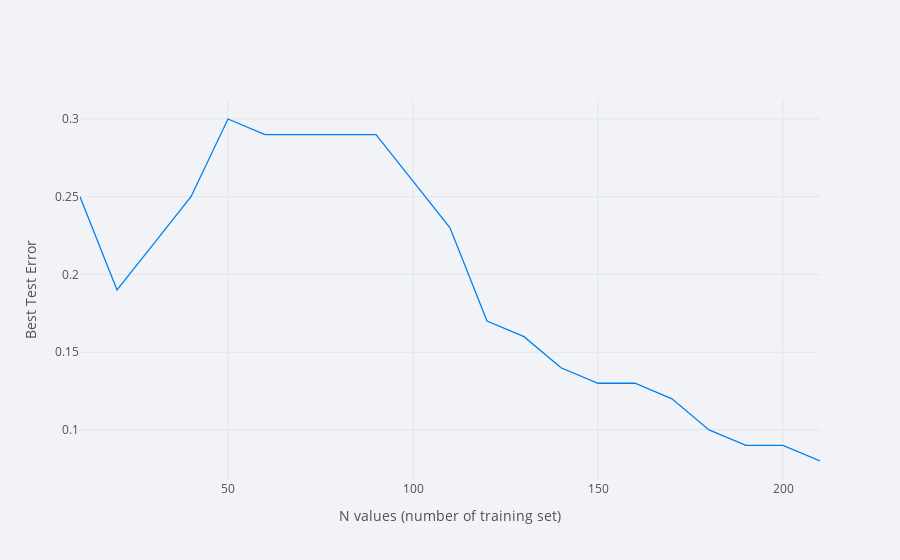

The cell this chart's notebook holds for it:
### Markdown cell above
#### iii. Learning Curve
```Since the computation time depends on the size of the training set, one may only use a subset of the training set. Plot the best test error rate which is obtained by some value of k, against the size of training set, when the size of training set is N ∈ {10, 20, 30, . . . , 210}.4 Note: for each N, select your training set by choosing the first N/3 rows of Class 0 and the first N − N/3 rows of Class 1 in the training set you created in 1(b)iii. Also, for each N, select the optimal k from a set starting from k = 1, increasing by 5. For example, if N = 200, the optimal k is selected from {1, 6, 11, . . . , 196}. This plot is called a Learning Curve.```

### Code cell
range_n = [10*x for x in range(1,22)]
range_k = [1+(x-1)*5 for x in range(1,41)]
BestTestError = [0 for x in range(0,21)]
dfTraining = pd.read_csv('../data/vertebral_column_data/TrainingDataset.csv')
dfTest = pd.read_csv('../data/vertebral_column_data/TestDataset.csv')
dfTest = dfTest.reset_index(drop=True)
dfTrainclass0 , dfTrainclass1 = dfTraining[dfTraining['class']==0] , dfTraining[dfTraining['class']==1]
i=0
for N in range_n:
    MaxtestScore, Optimal_k = 0, 0
    N0, N1 = round(N/3), round(2*N/3)
    NewTrainSet = dfTrainclass0.iloc[:N0].append(dfTrainclass1.iloc[:N1])
    NewTrainSet = NewTrainSet.reset_index(drop=True)
    #print(len(NewTrainSet),"---")
    Xtrain,Ytrain = NewTrainSet.drop(columns = ['class']), NewTrainSet['class']
    Xtest, Ytest = dfTest.drop(columns = ['class']), dfTest['class']
    #print("Shape train: ",Xtrain.shape, Ytrain.shape)
    #print("Shape test: ",Xtest.shape, Ytest.shape)
    
    for k in range_k:
        if k <= N:
            knn = KNeighborsClassifier()
            knn.n_neighbors = k
            knn.fit(Xtrain, Ytrain)
            testScore = knn.score(Xtest,Ytest)
            Ypred = knn.predict(Xtest)
            #print(testScore)
            if MaxtestScore < testScore:
                MaxtestScore = testScore
                Optimal_k = k
                #print(MaxtestScore)
    #print(N,":",Optimal_k)
    BestTestError[i] = 1 - MaxtestScore
    i = i+1
    
cf.go_offline()
cf.set_config_file(offline=False, world_readable=True)
df_k_error = pd.DataFrame({'N values': range_n,'Best Test Error':BestTestError})
df_k_error.iplot(x='N values', y='Best Test Error' , xTitle='N values (number of training set)', yTitle='Best Test Error')

### Figure 1 — Plotly figure (JSON) as saved in the notebook; plotly's stock layout.template omitted (floating-point values rounded to 4 significant figures)
{"data": [{"line": {"color": "rgba(0, 128, 240, 1.0)", "dash": "solid", "shape": "linear", "width": 1.3}, "mode": "lines", "name": "Best Test Error", "text": "", "type": "scatter", "x": [10, 20, 30, 40, 50, 60, 70, 80, 90, 100, 110, 120, 130, 140, 150, 160, 170, 180, 190, 200, 210], "y": [0.25, 0.19, 0.22, 0.25, 0.3, 0.29, 0.29, 0.29, 0.29, 0.26, 0.23, 0.17, 0.16, 0.14, 0.13, 0.13, 0.12, 0.1, 0.09, 0.09, 0.08]}], "layout": {"legend": {"bgcolor": "#F2F3F7", "font": {"color": "#505050"}}, "paper_bgcolor": "#F2F3F7", "plot_bgcolor": "#F2F3F7", "title": {"font": {"color": "#484848"}}, "xaxis": {"gridcolor": "#E1E5ED", "showgrid": true, "tickfont": {"color": "#505050"}, "title": {"font": {"color": "#505050"}, "text": "N values (number of training set)"}, "zerolinecolor": "#E1E5ED"}, "yaxis": {"gridcolor": "#E1E5ED", "showgrid": true, "tickfont": {"color": "#505050"}, "title": {"font": {"color": "#505050"}, "text": "Best Test Error"}, "zerolinecolor": "#E1E5ED"}}}
